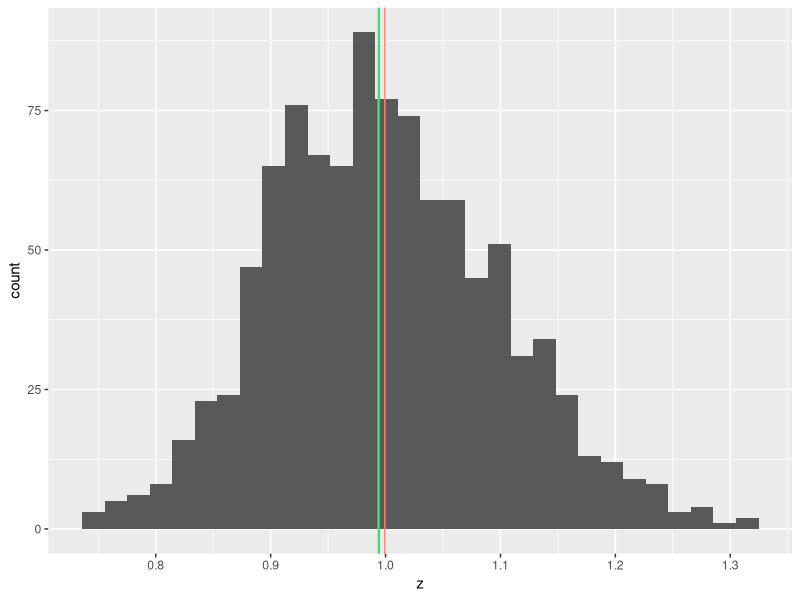
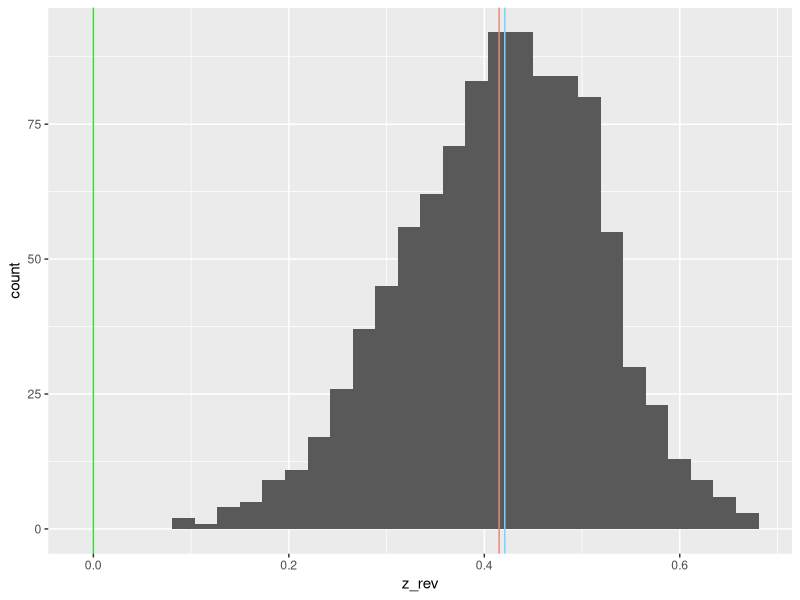

The R script that drew these images, in order:
library(tidyverse)
z<-exp(rnorm(n = 1000, mean = 0, sd = 0.1))
mean(z)
median(z)
prod(z)^(1/length(z))
dfz<-tibble(z)
z_hist<-dfz %>% 
  ggplot(aes(x = z)) +
  geom_histogram()
z_hist + geom_vline(xintercept = mean(z), color = "salmon") +
  geom_vline(xintercept = median(z), color = "skyblue") +
  geom_vline(xintercept = prod(z)^(1/length(z)), color = "green")
z_rev<--z + max(z) + 0.1
mean(z_rev)
median(z_rev)
prod(z_rev)^(1/length(z_rev))
dfzrev<-tibble(z_rev)
zrev_hist<-dfz %>% 
  ggplot(aes(x = z_rev)) +
  geom_histogram()
zrev_hist + geom_vline(xintercept = mean(z_rev), color = "salmon") +
  geom_vline(xintercept = median(z_rev), color = "skyblue") +
  geom_vline(xintercept = prod(z_rev)^(1/length(z_rev)), color = "green")
#use library(patchwork) to make multi-graphs
w <- rnorm(100, mean = 10, sd = 1)
head(w)
m<-1000*w
s2_w<-sum((w-mean(w))^2)/length(w)
s_w<-sqrt(s2_w)
s2_m<-sum((m-mean(m))^2)/length(m)
s_m<-sqrt(s2_m)
mad_w<-median(abs(w-median(w)))
mad_m<-median(abs(m-median(m)))
cv_w<-s_w/mean(w)
cv_m<-s_m/mean(m)
madr_w<-mad_w/median(w)
madr_m<-mad_m/median(m)